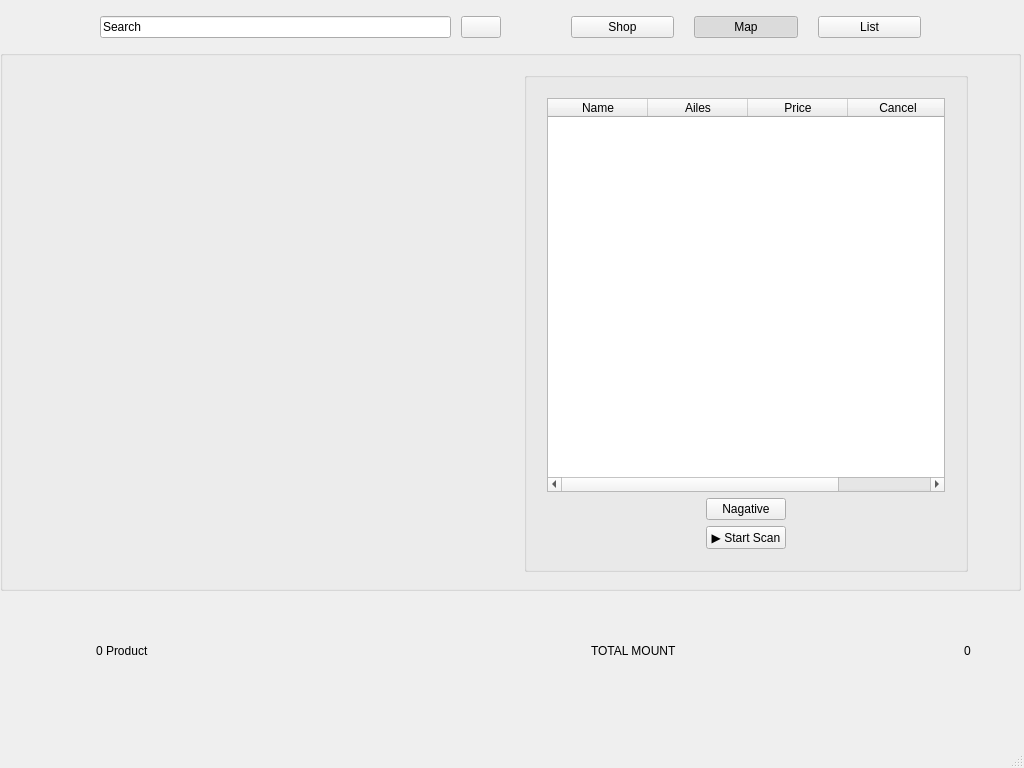
<?xml version="1.0" encoding="UTF-8"?>
<ui version="4.0">
 <class>map_view</class>
 <widget class="QMainWindow" name="map_view">
  <property name="geometry">
   <rect>
    <x>0</x>
    <y>0</y>
    <width>1024</width>
    <height>768</height>
   </rect>
  </property>
  <property name="sizePolicy">
   <sizepolicy hsizetype="Fixed" vsizetype="Fixed">
    <horstretch>0</horstretch>
    <verstretch>0</verstretch>
   </sizepolicy>
  </property>
  <property name="windowTitle">
   <string>MainWindow</string>
  </property>
  <widget class="QWidget" name="centralwidget">
   <widget class="QWidget" name="horizontalLayoutWidget">
    <property name="geometry">
     <rect>
      <x>0</x>
      <y>0</y>
      <width>1021</width>
      <height>54</height>
     </rect>
    </property>
    <layout class="QHBoxLayout" name="header">
     <property name="spacing">
      <number>20</number>
     </property>
     <property name="leftMargin">
      <number>50</number>
     </property>
     <property name="rightMargin">
      <number>50</number>
     </property>
     <item>
      <layout class="QHBoxLayout" name="horizontalLayout_5">
       <property name="spacing">
        <number>10</number>
       </property>
       <property name="sizeConstraint">
        <enum>QLayout::SetDefaultConstraint</enum>
       </property>
       <item>
        <widget class="QPushButton" name="main_btn">
         <property name="sizePolicy">
          <sizepolicy hsizetype="Fixed" vsizetype="Fixed">
           <horstretch>0</horstretch>
           <verstretch>0</verstretch>
          </sizepolicy>
         </property>
         <property name="text">
          <string/>
         </property>
         <property name="icon">
          <iconset>
           <normaloff>img/main_icon.png</normaloff>img/main_icon.png</iconset>
         </property>
         <property name="iconSize">
          <size>
           <width>34</width>
           <height>34</height>
          </size>
         </property>
         <property name="checkable">
          <bool>false</bool>
         </property>
         <property name="autoDefault">
          <bool>false</bool>
         </property>
         <property name="flat">
          <bool>true</bool>
         </property>
        </widget>
       </item>
       <item>
        <widget class="QLineEdit" name="search_line">
         <property name="enabled">
          <bool>true</bool>
         </property>
         <property name="sizePolicy">
          <sizepolicy hsizetype="Preferred" vsizetype="Fixed">
           <horstretch>0</horstretch>
           <verstretch>0</verstretch>
          </sizepolicy>
         </property>
         <property name="inputMask">
          <string/>
         </property>
         <property name="text">
          <string>Search</string>
         </property>
         <property name="placeholderText">
          <string/>
         </property>
        </widget>
       </item>
       <item>
        <widget class="QPushButton" name="search_btn">
         <property name="sizePolicy">
          <sizepolicy hsizetype="Fixed" vsizetype="Fixed">
           <horstretch>0</horstretch>
           <verstretch>0</verstretch>
          </sizepolicy>
         </property>
         <property name="text">
          <string/>
         </property>
         <property name="icon">
          <iconset>
           <normaloff>img/search.png</normaloff>img/search.png</iconset>
         </property>
        </widget>
       </item>
      </layout>
     </item>
     <item>
      <layout class="QHBoxLayout" name="horizontalLayout_3">
       <property name="spacing">
        <number>20</number>
       </property>
       <property name="leftMargin">
        <number>50</number>
       </property>
       <property name="rightMargin">
        <number>50</number>
       </property>
       <item>
        <widget class="QPushButton" name="shop_btn">
         <property name="sizePolicy">
          <sizepolicy hsizetype="Preferred" vsizetype="Fixed">
           <horstretch>0</horstretch>
           <verstretch>0</verstretch>
          </sizepolicy>
         </property>
         <property name="text">
          <string>Shop</string>
         </property>
        </widget>
       </item>
       <item>
        <widget class="QPushButton" name="map_btn">
         <property name="text">
          <string>Map</string>
         </property>
         <property name="checkable">
          <bool>true</bool>
         </property>
         <property name="checked">
          <bool>true</bool>
         </property>
        </widget>
       </item>
       <item>
        <widget class="QPushButton" name="list_btn">
         <property name="text">
          <string>List</string>
         </property>
        </widget>
       </item>
      </layout>
     </item>
    </layout>
   </widget>
   <widget class="QGroupBox" name="main">
    <property name="geometry">
     <rect>
      <x>0</x>
      <y>50</y>
      <width>1021</width>
      <height>541</height>
     </rect>
    </property>
    <layout class="QHBoxLayout" name="horizontalLayout_2">
     <property name="leftMargin">
      <number>50</number>
     </property>
     <property name="topMargin">
      <number>10</number>
     </property>
     <property name="rightMargin">
      <number>50</number>
     </property>
     <property name="bottomMargin">
      <number>10</number>
     </property>
     <item>
      <widget class="QWidget" name="map_container" native="true"/>
     </item>
     <item>
      <widget class="QGroupBox" name="verticalGroupBox_2">
       <property name="sizePolicy">
        <sizepolicy hsizetype="Maximum" vsizetype="Maximum">
         <horstretch>0</horstretch>
         <verstretch>0</verstretch>
        </sizepolicy>
       </property>
       <property name="maximumSize">
        <size>
         <width>444</width>
         <height>500</height>
        </size>
       </property>
       <property name="sizeIncrement">
        <size>
         <width>400</width>
         <height>400</height>
        </size>
       </property>
       <layout class="QVBoxLayout" name="verticalLayout_4">
        <property name="leftMargin">
         <number>20</number>
        </property>
        <property name="topMargin">
         <number>20</number>
        </property>
        <property name="rightMargin">
         <number>20</number>
        </property>
        <property name="bottomMargin">
         <number>20</number>
        </property>
        <item>
         <widget class="QTableWidget" name="tableWidget">
          <property name="sizePolicy">
           <sizepolicy hsizetype="Maximum" vsizetype="Expanding">
            <horstretch>0</horstretch>
            <verstretch>0</verstretch>
           </sizepolicy>
          </property>
          <property name="maximumSize">
           <size>
            <width>444</width>
            <height>400</height>
           </size>
          </property>
          <attribute name="horizontalHeaderDefaultSectionSize">
           <number>100</number>
          </attribute>
          <attribute name="verticalHeaderHighlightSections">
           <bool>true</bool>
          </attribute>
          <column>
           <property name="text">
            <string>Name</string>
           </property>
          </column>
          <column>
           <property name="text">
            <string>Ailes</string>
           </property>
          </column>
          <column>
           <property name="text">
            <string>Price</string>
           </property>
          </column>
          <column>
           <property name="text">
            <string>Cancel</string>
           </property>
          </column>
         </widget>
        </item>
        <item alignment="Qt::AlignHCenter">
         <widget class="QPushButton" name="nagative_btn">
          <property name="sizePolicy">
           <sizepolicy hsizetype="Fixed" vsizetype="Fixed">
            <horstretch>150</horstretch>
            <verstretch>0</verstretch>
           </sizepolicy>
          </property>
          <property name="text">
           <string>Nagative</string>
          </property>
         </widget>
        </item>
        <item alignment="Qt::AlignHCenter">
         <widget class="QPushButton" name="scan_btn">
          <property name="sizePolicy">
           <sizepolicy hsizetype="Fixed" vsizetype="Fixed">
            <horstretch>150</horstretch>
            <verstretch>0</verstretch>
           </sizepolicy>
          </property>
          <property name="text">
           <string>▶️ Start Scan</string>
          </property>
          <property name="checkable">
           <bool>true</bool>
          </property>
         </widget>
        </item>
       </layout>
      </widget>
     </item>
    </layout>
   </widget>
   <widget class="QWidget" name="horizontalLayoutWidget_4">
    <property name="geometry">
     <rect>
      <x>0</x>
      <y>590</y>
      <width>1021</width>
      <height>121</height>
     </rect>
    </property>
    <layout class="QHBoxLayout" name="footer">
     <property name="leftMargin">
      <number>50</number>
     </property>
     <property name="rightMargin">
      <number>50</number>
     </property>
     <item>
      <widget class="QPushButton" name="cart_btn">
       <property name="sizePolicy">
        <sizepolicy hsizetype="Fixed" vsizetype="Fixed">
         <horstretch>0</horstretch>
         <verstretch>0</verstretch>
        </sizepolicy>
       </property>
       <property name="text">
        <string/>
       </property>
       <property name="icon">
        <iconset>
         <normaloff>img/cart.png</normaloff>img/cart.png</iconset>
       </property>
       <property name="iconSize">
        <size>
         <width>34</width>
         <height>34</height>
        </size>
       </property>
       <property name="checkable">
        <bool>false</bool>
       </property>
       <property name="autoDefault">
        <bool>false</bool>
       </property>
       <property name="flat">
        <bool>true</bool>
       </property>
      </widget>
     </item>
     <item>
      <widget class="QLabel" name="cart_lb">
       <property name="text">
        <string>0 Product</string>
       </property>
      </widget>
     </item>
     <item alignment="Qt::AlignRight">
      <widget class="QLabel" name="lb_mount">
       <property name="text">
        <string>TOTAL MOUNT</string>
       </property>
      </widget>
     </item>
     <item alignment="Qt::AlignRight">
      <widget class="QLabel" name="amout_lb">
       <property name="sizePolicy">
        <sizepolicy hsizetype="Fixed" vsizetype="Fixed">
         <horstretch>0</horstretch>
         <verstretch>0</verstretch>
        </sizepolicy>
       </property>
       <property name="maximumSize">
        <size>
         <width>16777215</width>
         <height>200</height>
        </size>
       </property>
       <property name="text">
        <string>0</string>
       </property>
      </widget>
     </item>
    </layout>
   </widget>
  </widget>
  <widget class="QMenuBar" name="menuBar">
   <property name="geometry">
    <rect>
     <x>0</x>
     <y>0</y>
     <width>1024</width>
     <height>26</height>
    </rect>
   </property>
  </widget>
  <widget class="QStatusBar" name="statusBar"/>
 </widget>
 <resources/>
 <connections/>
</ui>
